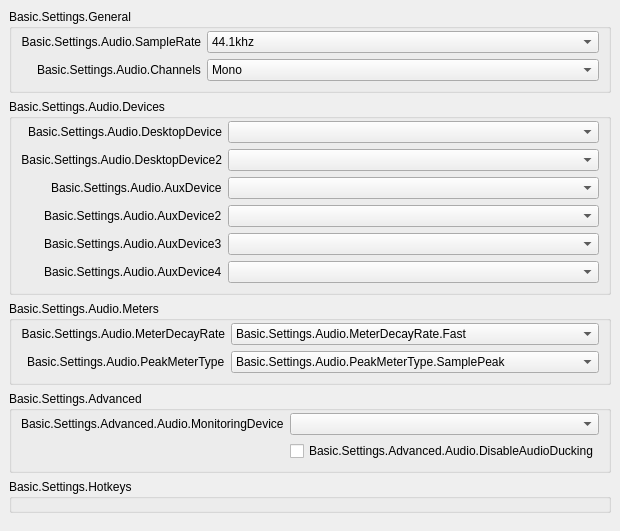
           <widget class="QWidget" name="scrollAreaWidgetContents_50">
            <property name="geometry">
             <rect>
              <x>0</x>
              <y>0</y>
              <width>555</width>
              <height>469</height>
             </rect>
            </property>
            <layout class="QVBoxLayout" name="verticalLayout_50">
             <property name="leftMargin">
              <number>0</number>
             </property>
             <property name="topMargin">
              <number>0</number>
             </property>
             <property name="rightMargin">
              <number>0</number>
             </property>
             <property name="bottomMargin">
              <number>9</number>
             </property>
             <item alignment="Qt::AlignTop">
              <widget class="QWidget" name="widget_50" native="true">
               <layout class="QVBoxLayout" name="verticalLayout_51">
                <item>
                 <widget class="QGroupBox" name="audioGeneralGroupBox">
                  <property name="title">
                   <string>Basic.Settings.General</string>
                  </property>
                  <layout class="QFormLayout" name="formLayout_52">
                   <property name="fieldGrowthPolicy">
                    <enum>QFormLayout::AllNonFixedFieldsGrow</enum>
                   </property>
                   <property name="labelAlignment">
                    <set>Qt::AlignRight|Qt::AlignTrailing|Qt::AlignVCenter</set>
                   </property>
                   <property name="topMargin">
                    <number>2</number>
                   </property>
                   <item row="0" column="0">
                    <widget class="QLabel" name="label_14">
                     <property name="minimumSize">
                      <size>
                       <width>170</width>
                       <height>0</height>
                      </size>
                     </property>
                     <property name="text">
                      <string>Basic.Settings.Audio.SampleRate</string>
                     </property>
                     <property name="alignment">
                      <set>Qt::AlignRight|Qt::AlignTrailing|Qt::AlignVCenter</set>
                     </property>
                     <property name="buddy">
                      <cstring>sampleRate</cstring>
                     </property>
                    </widget>
                   </item>
                   <item row="0" column="1">
                    <widget class="QComboBox" name="sampleRate">
                     <property name="currentText">
                      <string notr="true">44.1khz</string>
                     </property>
                     <property name="currentIndex">
                      <number>0</number>
                     </property>
                     <item>
                      <property name="text">
                       <string>44.1khz</string>
                      </property>
                     </item>
                     <item>
                      <property name="text">
                       <string>48khz</string>
                      </property>
                     </item>
                    </widget>
                   </item>
                   <item row="1" column="0">
                    <widget class="QLabel" name="label_15">
                     <property name="text">
                      <string>Basic.Settings.Audio.Channels</string>
                     </property>
                     <property name="buddy">
                      <cstring>channelSetup</cstring>
                     </property>
                    </widget>
                   </item>
                   <item row="1" column="1">
                    <widget class="QComboBox" name="channelSetup">
                     <property name="currentText">
                      <string>Mono</string>
                     </property>
                     <property name="currentIndex">
                      <number>0</number>
                     </property>
                     <item>
                      <property name="text">
                       <string>Mono</string>
                      </property>
                     </item>
                     <item>
                      <property name="text">
                       <string>Stereo</string>
                      </property>
                     </item>
                     <item>
                      <property name="text">
                       <string>2.1</string>
                      </property>
                     </item>
                     <item>
                      <property name="text">
                       <string>4.0</string>
                      </property>
                     </item>
                     <item>
                      <property name="text">
                       <string>4.1</string>
                      </property>
                     </item>
                     <item>
                      <property name="text">
                       <string>5.1</string>
                      </property>
                     </item>
                     <item>
                      <property name="text">
                       <string>7.1</string>
                      </property>
                     </item>
                    </widget>
                   </item>
                  </layout>
                 </widget>
                </item>
                <item>
                 <widget class="QGroupBox" name="audioDevicesGroupBox">
                  <property name="title">
                   <string>Basic.Settings.Audio.Devices</string>
                  </property>
                  <layout class="QFormLayout" name="formLayout_53">
                   <property name="fieldGrowthPolicy">
                    <enum>QFormLayout::AllNonFixedFieldsGrow</enum>
                   </property>
                   <property name="labelAlignment">
                    <set>Qt::AlignRight|Qt::AlignTrailing|Qt::AlignVCenter</set>
                   </property>
                   <property name="topMargin">
                    <number>2</number>
                   </property>
                   <item row="0" column="0">
                    <widget class="QLabel" name="label_2">
                     <property name="minimumSize">
                      <size>
                       <width>170</width>
                       <height>0</height>
                      </size>
                     </property>
                     <property name="text">
                      <string>Basic.Settings.Audio.DesktopDevice</string>
                     </property>
                     <property name="alignment">
                      <set>Qt::AlignRight|Qt::AlignTrailing|Qt::AlignVCenter</set>
                     </property>
                     <property name="buddy">
                      <cstring>desktopAudioDevice1</cstring>
                     </property>
                    </widget>
                   </item>
                   <item row="0" column="1">
                    <widget class="QComboBox" name="desktopAudioDevice1">
                     <property name="enabled">
                      <bool>true</bool>
                     </property>
                    </widget>
                   </item>
                   <item row="1" column="0">
                    <widget class="QLabel" name="label_3">
                     <property name="text">
                      <string>Basic.Settings.Audio.DesktopDevice2</string>
                     </property>
                     <property name="alignment">
                      <set>Qt::AlignRight|Qt::AlignTrailing|Qt::AlignVCenter</set>
                     </property>
                     <property name="buddy">
                      <cstring>desktopAudioDevice2</cstring>
                     </property>
                    </widget>
                   </item>
                   <item row="1" column="1">
                    <widget class="QComboBox" name="desktopAudioDevice2">
                     <property name="enabled">
                      <bool>true</bool>
                     </property>
                    </widget>
                   </item>
                   <item row="2" column="0">
                    <widget class="QLabel" name="label_4">
                     <property name="text">
                      <string>Basic.Settings.Audio.AuxDevice</string>
                     </property>
                     <property name="buddy">
                      <cstring>auxAudioDevice1</cstring>
                     </property>
                    </widget>
                   </item>
                   <item row="2" column="1">
                    <widget class="QComboBox" name="auxAudioDevice1">
                     <property name="enabled">
                      <bool>true</bool>
                     </property>
                    </widget>
                   </item>
                   <item row="3" column="0">
                    <widget class="QLabel" name="label_5">
                     <property name="text">
                      <string>Basic.Settings.Audio.AuxDevice2</string>
                     </property>
                     <property name="buddy">
                      <cstring>auxAudioDevice2</cstring>
                     </property>
                    </widget>
                   </item>
                   <item row="3" column="1">
                    <widget class="QComboBox" name="auxAudioDevice2">
                     <property name="enabled">
                      <bool>true</bool>
                     </property>
                    </widget>
                   </item>
                   <item row="4" column="0">
                    <widget class="QLabel" name="label_6">
                     <property name="text">
                      <string>Basic.Settings.Audio.AuxDevice3</string>
                     </property>
                     <property name="buddy">
                      <cstring>auxAudioDevice3</cstring>
                     </property>
                    </widget>
                   </item>
                   <item row="4" column="1">
                    <widget class="QComboBox" name="auxAudioDevice3">
                     <property name="enabled">
                      <bool>true</bool>
                     </property>
                    </widget>
                   </item>
                   <item row="5" column="1">
                    <widget class="QComboBox" name="auxAudioDevice4">
                     <property name="enabled">
                      <bool>true</bool>
                     </property>
                    </widget>
                   </item>
                   <item row="5" column="0">
                    <widget class="QLabel" name="label_67">
                     <property name="text">
                      <string>Basic.Settings.Audio.AuxDevice4</string>
                     </property>
                     <property name="buddy">
                      <cstring>auxAudioDevice4</cstring>
                     </property>
                    </widget>
                   </item>
                  </layout>
                 </widget>
                </item>
                <item>
                 <widget class="QGroupBox" name="audioMetersGroupBox">
                  <property name="title">
                   <string>Basic.Settings.Audio.Meters</string>
                  </property>
                  <layout class="QFormLayout" name="formLayout_54">
                   <property name="fieldGrowthPolicy">
                    <enum>QFormLayout::AllNonFixedFieldsGrow</enum>
                   </property>
                   <property name="labelAlignment">
                    <set>Qt::AlignRight|Qt::AlignTrailing|Qt::AlignVCenter</set>
                   </property>
                   <property name="topMargin">
                    <number>2</number>
                   </property>
                   <item row="0" column="0">
                    <widget class="QLabel" name="label_65">
                     <property name="minimumSize">
                      <size>
                       <width>170</width>
                       <height>0</height>
                      </size>
                     </property>
                     <property name="text">
                      <string>Basic.Settings.Audio.MeterDecayRate</string>
                     </property>
                     <property name="alignment">
                      <set>Qt::AlignRight|Qt::AlignTrailing|Qt::AlignVCenter</set>
                     </property>
                     <property name="buddy">
                      <cstring>meterDecayRate</cstring>
                     </property>
                    </widget>
                   </item>
                   <item row="0" column="1">
                    <widget class="QComboBox" name="meterDecayRate">
                     <property name="currentText">
                      <string>Basic.Settings.Audio.MeterDecayRate.Fast</string>
                     </property>
                     <property name="currentIndex">
                      <number>0</number>
                     </property>
                     <item>
                      <property name="text">
                       <string>Basic.Settings.Audio.MeterDecayRate.Fast</string>
                      </property>
                     </item>
                     <item>
                      <property name="text">
                       <string>Basic.Settings.Audio.MeterDecayRate.Medium</string>
                      </property>
                     </item>
                     <item>
                      <property name="text">
                       <string>Basic.Settings.Audio.MeterDecayRate.Slow</string>
                      </property>
                     </item>
                    </widget>
                   </item>
                   <item row="1" column="0">
                    <widget class="QLabel" name="label_66">
                     <property name="text">
                      <string>Basic.Settings.Audio.PeakMeterType</string>
                     </property>
                     <property name="buddy">
                      <cstring>peakMeterType</cstring>
                     </property>
                    </widget>
                   </item>
                   <item row="1" column="1">
                    <widget class="QComboBox" name="peakMeterType">
                     <property name="currentIndex">
                      <number>0</number>
                     </property>
                     <item>
                      <property name="text">
                       <string>Basic.Settings.Audio.PeakMeterType.SamplePeak</string>
                      </property>
                     </item>
                     <item>
                      <property name="text">
                       <string>Basic.Settings.Audio.PeakMeterType.TruePeak</string>
                      </property>
                     </item>
                    </widget>
                   </item>
                  </layout>
                 </widget>
                </item>
                <item>
                 <widget class="QGroupBox" name="audioAdvGroupBox">
                  <property name="title">
                   <string>Basic.Settings.Advanced</string>
                  </property>
                  <layout class="QFormLayout" name="formLayout_56">
                   <property name="fieldGrowthPolicy">
                    <enum>QFormLayout::AllNonFixedFieldsGrow</enum>
                   </property>
                   <property name="labelAlignment">
                    <set>Qt::AlignRight|Qt::AlignTrailing|Qt::AlignVCenter</set>
                   </property>
                   <property name="topMargin">
                    <number>2</number>
                   </property>
                   <item row="0" column="0">
                    <widget class="QLabel" name="monitoringDeviceLabel">
                     <property name="text">
                      <string>Basic.Settings.Advanced.Audio.MonitoringDevice</string>
                     </property>
                     <property name="buddy">
                      <cstring>monitoringDevice</cstring>
                     </property>
                    </widget>
                   </item>
                   <item row="0" column="1">
                    <widget class="QComboBox" name="monitoringDevice"/>
                   </item>
                   <item row="1" column="0">
                    <spacer name="horizontalSpacer_11">
                     <property name="orientation">
                      <enum>Qt::Horizontal</enum>
                     </property>
                     <property name="sizeHint" stdset="0">
                      <size>
                       <width>170</width>
                       <height>20</height>
                      </size>
                     </property>
                    </spacer>
                   </item>
                   <item row="1" column="1">
                    <widget class="QCheckBox" name="disableAudioDucking">
                     <property name="text">
                      <string>Basic.Settings.Advanced.Audio.DisableAudioDucking</string>
                     </property>
                    </widget>
                   </item>
                  </layout>
                 </widget>
                </item>
                <item>
                 <widget class="QGroupBox" name="audioHotkeysGroupBox">
                  <property name="title">
                   <string>Basic.Settings.Hotkeys</string>
                  </property>
                  <layout class="QFormLayout" name="audioSourceLayout">
                   <property name="fieldGrowthPolicy">
                    <enum>QFormLayout::AllNonFixedFieldsGrow</enum>
                   </property>
                   <property name="labelAlignment">
                    <set>Qt::AlignRight|Qt::AlignTrailing|Qt::AlignVCenter</set>
                   </property>
                   <property name="topMargin">
                    <number>2</number>
                   </property>
                  </layout>
                 </widget>
                </item>
               </layout>
              </widget>
             </item>
            </layout>
           </widget>
